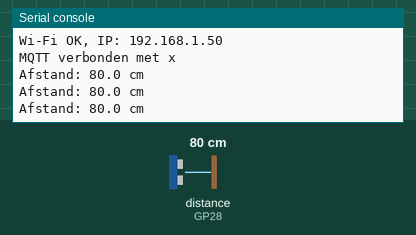
Recording of a program running on a simulated Raspberry Pi Pico running CircuitPython. On the bench: the last lines printed to the serial console. The inputs (shaded band) are chosen by the test bench; at power-on: distance to the obstacle (sensor on GP28) 80 cm. The echo pulse lasts 58.3 µs per cm; no MQTT or app messages arrive unless stated; values from a settings file that is not in the repository are placeholders.

Above: at 2.9 s.
3.0 s: distance to the obstacle (sensor on GP28) set to 2 cm
At 3.6 s:
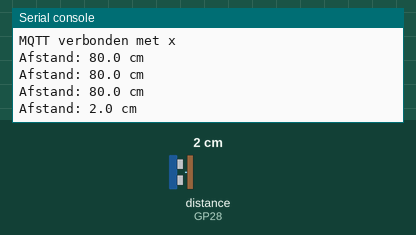
4.5 s: distance to the obstacle (sensor on GP28) set to 4 cm
At 5.2 s:
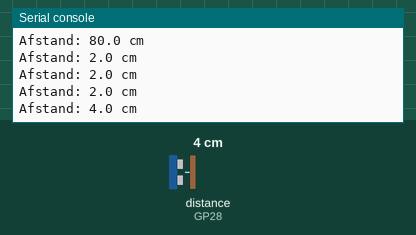
Timing chart, 0 to 7.5 s (numbered marks = the images above; inputs shaded):
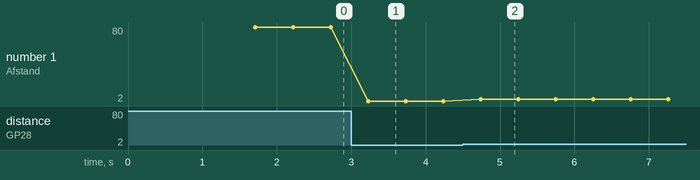

The program:

code.py
```python
"""
================================================================================
BESTAND: pico_2w/code.py
DOEL:    Draadloze afstandssensor op de Raspberry Pi Pico 2 W (CircuitPython).
================================================================================

UITLEG VOOR JE VERDEDIGING (IoT Essentials):
--------------------------------------------
Waarom gebruiken we naast onze Raspberry Pi 5 óók nog een Raspberry Pi Pico 2 W?
In een echt IoT-systeem hangt een bewegingssensor of afstandssensor vaak op een
andere plek (bijvoorbeeld boven de deur of aan de muur voor de kluis).
De Pico 2 W is een kleine, zuinige microcontroller met ingebouwde Wi-Fi:
1. Hij meet elke halve seconde (0,5 s) met een ultrasone sensor (type RCWL-9610A / HC-SR04)
   hoe ver iemand van de kluis vandaan staat (in centimeters).
2. Hij stuurt dat getal draadloos via **MQTT** over Wi-Fi naar de Raspberry Pi 5
   op het topic `vault/perimeter/distance`.
3. De Raspberry Pi 5 ontvangt dit getal. Blijft iemand langer dan 15 seconden
   dichterbij dan 40 cm staan zonder de kluis te bedienen ("loitering")?
   Dan gaat op de Pi 5 het alarm af!

💡 HOE WERKT EEN ULTRASONE SENSOR? (Makkelijke uitleg voor je presentatie)
Net als een vleermuis! De sensor stuurt via de `TRIG`-pin (GP27) een kort,
onhoorbaar hoog geluidspulsje uit. Dat geluid kaatst terug tegen een persoon
en wordt opgevangen door de `ECHO`-pin (GP28). Uit de tijd die het geluid
onderweg was, berekent de bibliotheek `adafruit_hcsr04` automatisch de afstand
in centimeters!
"""

import os
import time

import board
import socketpool
import wifi
import adafruit_hcsr04
import adafruit_minimqtt.adafruit_minimqtt as MQTT

# 1. Ultrasone afstandssensor klaarmaken:
# TRIG (geluid zenden) zit op pin GP27, ECHO (geluid terug ontvangen) zit op pin GP28.
sonar = adafruit_hcsr04.HCSR04(trigger_pin=board.GP27, echo_pin=board.GP28)

# 2. Haal de netwerkinstellingen uit het bestand `settings.toml` op de Pico 2 W.
# Zo staan er geen wifi-wachtwoorden of IP-adressen vast in de broncode!
MQTT_BROKER = os.getenv("MQTT_BROKER")
MQTT_TOPIC = os.getenv("MQTT_TOPIC", "vault/perimeter/distance")
# Elke halve seconde een meting versturen
PUBLISH_INTERVAL_S = 0.5


def connect_wifi():
    """
    Maakt verbinding met het Wi-Fi netwerk (gegevens komen uit `settings.toml`).
    Blijft het elke 2 seconden opnieuw proberen tot er verbinding is.
    """
    while not wifi.radio.connected:
        try:
            print("Wi-Fi verbinden...")
            wifi.radio.connect(
                os.getenv("CIRCUITPY_WIFI_SSID"),
                os.getenv("CIRCUITPY_WIFI_PASSWORD"),
            )
        except Exception as e:
            print(f"Wi-Fi mislukt: {e}")
            time.sleep(2)
    print(f"Wi-Fi OK, IP: {wifi.radio.ipv4_address}")


def connect_mqtt():
    """
    Maakt verbinding met de lokale MQTT-broker (Mosquitto) die op de Raspberry Pi 5 draait.
    Geeft het verbonden MQTT-object terug zodat we daarmee berichten kunnen sturen (`publish`).
    """
    client = MQTT.MQTT(
        broker=MQTT_BROKER,
        port=1883,
        socket_pool=socketpool.SocketPool(wifi.radio),
        client_id="pico_perimeter",
    )
    client.connect()
    print(f"MQTT verbonden met {MQTT_BROKER}")
    return client


# Verbind bij het opstarten eerst met Wi-Fi en daarna met de MQTT-broker
connect_wifi()
mqtt = connect_mqtt()

# ==============================================================================
# HOOFDLUS: Meet elke 0,5 seconde de afstand en stuur die via MQTT naar de Pi 5
# ==============================================================================
while True:
    try:
        # Als de Wi-Fi tussendoor is weggevallen, verbind dan eerst opnieuw
        if not wifi.radio.connected:
            connect_wifi()
            mqtt = connect_mqtt()

        # Meet de afstand in centimeters met de ultrasone sensor
        afstand = sonar.distance

        # Stuur de afstand met 1 cijfer achter de komma (bijv. "38.4") naar de Raspberry Pi 5
        mqtt.publish(MQTT_TOPIC, f"{afstand:.1f}")
        print(f"Afstand: {afstand:.1f} cm")

    except RuntimeError:
        # Als niemand voor de sensor staat (of te ver weg), komt er geen echo terug.
        # De sensor geeft dan een `RuntimeError`. Dat is heel normaal, dus we vangen
        # die netjes op en meten een halve seconde later gewoon opnieuw!
        print("Geen echo ontvangen (te dichtbij, te ver of bedrading controleren)")

    except Exception as e:
        # Ging er iets mis met de netwerkverbinding? Wacht 2 seconden en verbind opnieuw.
        print(f"Verbinding verbroken ({e}), opnieuw verbinden...")
        time.sleep(2)
        try:
            connect_wifi()
            mqtt = connect_mqtt()
        except Exception as e2:
            print(f"Opnieuw verbinden mislukt: {e2}")

    # Wacht een halve seconde tot de volgende meting
    time.sleep(PUBLISH_INTERVAL_S)
```

Measured:
- after the input at 3.0 s, the serial console: prints a new line after 0.23 s (image 1)
- after the input at 4.5 s, the serial console: prints a new line after 0.24 s (image 2)
- plotted number 1: 80 → 2 after the input at 3.0 s, 2 → 4 after the input at 4.5 s
